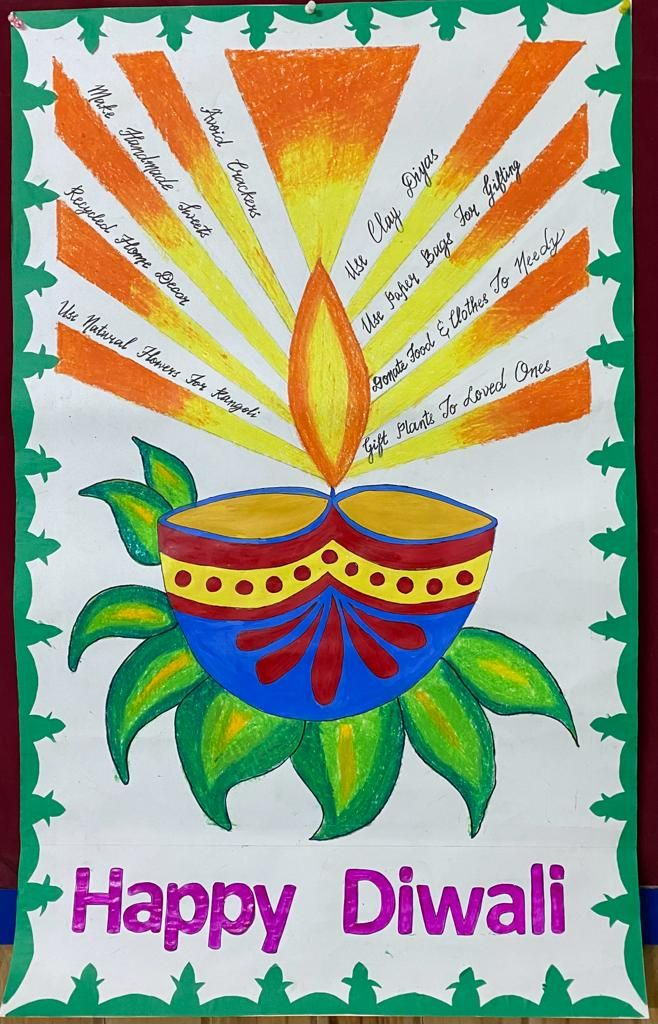
#> input picture diwali.jpg, 658 x 1024 px
$ python test_bw.py
#> lines starting #> are read from the running program, lines starting #| are printed output that depends on the picture
from PIL import Image # type: ignore
import shutil

im = (Image.open("diwali.jpg")).convert("L")
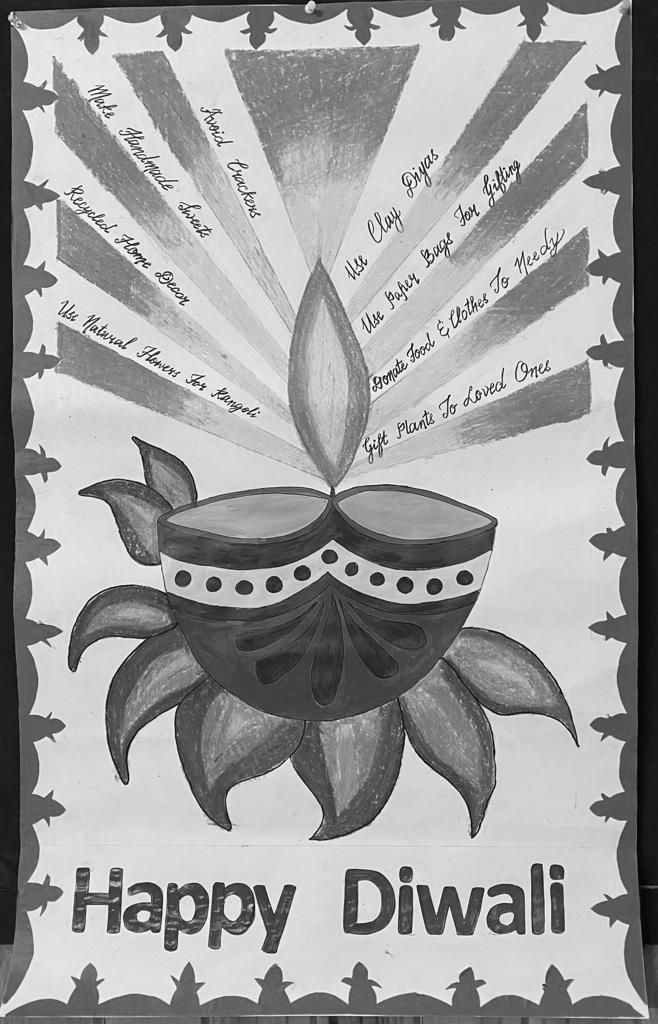
#> im: PIL image 658x1024 L; min 0, max 255, mean 156.9
pixels = list(im.getdata())
#> pixels = 673792 items

columns = shutil.get_terminal_size().columns
new_width = min(columns, 120)
aspect_ratio = im.height / im.width
#> aspect_ratio = 1.56
new_height = int(aspect_ratio * new_width * 0.55)
#> new_height = 68
im = im.resize((new_width, new_height))
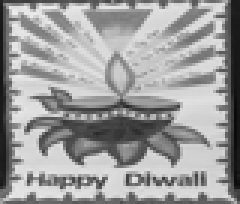
#> im: PIL image 80x68 L (shown 3 times larger); min 10, max 237, mean 156.9

pixels = list(im.getdata())
#> pixels = 5440 values, max 237 at index 324, min 10 at index 3038, mean 156.9
width, height = im.size
#> width = 80; height = 68
pixels = [pixels[i * new_width:(i + 1) * new_width] for i in range(new_height)]
#> pixels = 68 items


gradient = "█▓▓▒▒░░   "

for row in pixels:
    for value in row:
        idx = int(value / 325 * (len(gradient) - 1))
        print(gradient[idx], end='')

    print()
#> this loop made 68 passes
